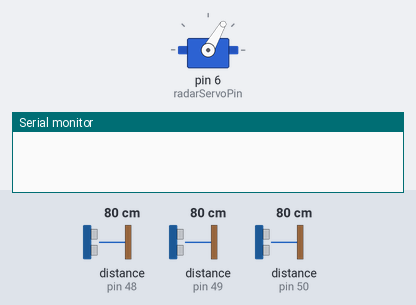
A sketch run on a simulated Arduino Nano, built with avr-gcc and run on an emulated ATmega328P. On the bench: servo, the last lines printed to the serial monitor. The test bench sets the inputs (shaded band); at power-on: distance to the obstacle (sensors on pin 48, pin 49, pin 50) 80 cm.

Above: at 0.4 s.
At 0.65 s:
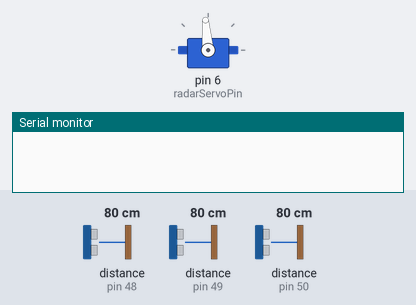
At 0.85 s:
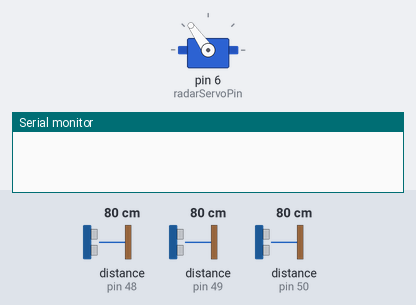
At 1.3 s:
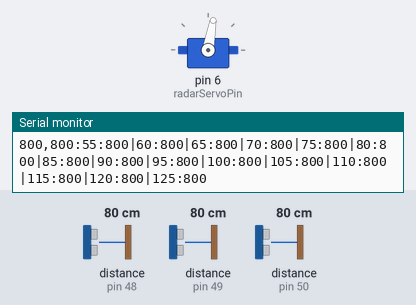
Timing chart, 0 to 3.4 s (numbered marks = the images above):
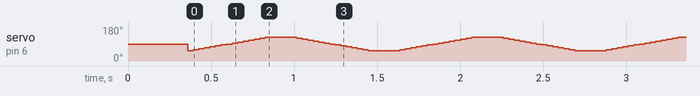

The sketch:

nano.ino
```cpp
#include <Wire.h>
#include <VL53L0X.h>
#include <Servo.h>

VL53L0X centerSensor, leftSensor, rightSensor;
Servo radarServo;

const int radarServoPin = 6;
const int resetPinCenter = 5;
const int resetPinLeft = 4;
const int resetPinRight = 3;

const int RADAR_RIGHT_ANGLE = 55;
const int RADAR_LEFT_ANGLE = 125;
const int RADAR_STEP = 5;
const int RADAR_INTERVAL = 25;
const int RADAR_POINTS = ((RADAR_LEFT_ANGLE - RADAR_RIGHT_ANGLE) / RADAR_STEP + 1);

uint16_t sweepDistances[RADAR_POINTS];
int sweepAngles[RADAR_POINTS];
int radarIndex = 0;
bool sweepingForward = true;

unsigned long lastRadarMove = 0;

void resetSensor(int pin) {
  pinMode(pin, OUTPUT);
  digitalWrite(pin, LOW);
  delay(10);
  digitalWrite(pin, HIGH);
  delay(100);
}

void initSensor(VL53L0X& sensor, int resetPin, uint8_t address) {
  resetSensor(resetPin);
  sensor.setTimeout(50);
  sensor.init(true);
  delay(10);
  sensor.setAddress(address);
  sensor.startContinuous();
}

void setup() {
  Serial.begin(9600);
  Wire.begin();

  radarServo.attach(radarServoPin);
  radarServo.write(90);

  initSensor(centerSensor, resetPinCenter, 0x30);
  initSensor(leftSensor, resetPinLeft, 0x31);
  initSensor(rightSensor, resetPinRight, 0x32);
}

void loop() {
  // Only step radar and collect point at interval
  if (millis() - lastRadarMove > RADAR_INTERVAL) {
    lastRadarMove = millis();

    int logicalIndex = sweepingForward ? radarIndex : (RADAR_POINTS - 1 - radarIndex);
    int angle = RADAR_RIGHT_ANGLE + logicalIndex * RADAR_STEP;
    radarServo.write(angle);
    sweepAngles[logicalIndex] = angle;
    sweepDistances[logicalIndex] = centerSensor.readRangeContinuousMillimeters();

    radarIndex++;
    if (radarIndex >= RADAR_POINTS) {
      radarIndex = 0;
      sweepingForward = !sweepingForward;
      sendSweep();
    }
  }
}

void sendSweep() {
  uint16_t l = leftSensor.readRangeContinuousMillimeters();
  uint16_t r = rightSensor.readRangeContinuousMillimeters();

  Serial.print(l); Serial.print(",");
  Serial.print(r); Serial.print(":");

  for (int i = 0; i < RADAR_POINTS; i++) {
    Serial.print(sweepAngles[i]); Serial.print(":");
    Serial.print(sweepDistances[i]);
    if (i < RADAR_POINTS - 1) Serial.print("|");
  }
  Serial.println();
}
```
